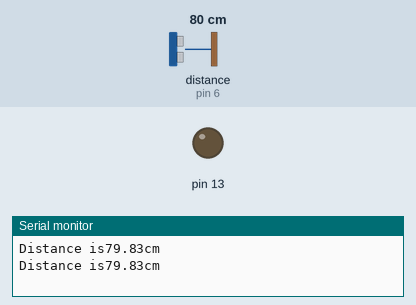
The sketch below on a simulated Arduino Uno, built with avr-gcc and run on an emulated ATmega328P. Shown: output pins drawn as LEDs (lit = HIGH), the last lines printed to the serial monitor. Wiring (inferred from the names in the program): ultrasonic range finder: trigger pin 7; echo pin 6. The inputs (shaded band) are chosen by the test bench; at power-on: distance to the obstacle (sensor on pin 6) 80 cm. The echo pulse lasts 58.3 µs per cm; pins used as bus, display or sensor lines are not drawn.

Above: at 1.8 s.
1.9 s: distance to the obstacle (sensor on pin 6) set to 12 cm
4.2 s: distance to the obstacle (sensor on pin 6) set to 9 cm
At 7.2 s:
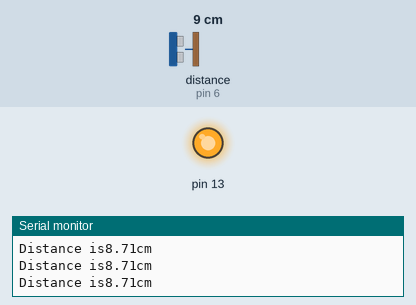
7.6 s: distance to the obstacle (sensor on pin 6) set to 18 cm
At 9.5 s:
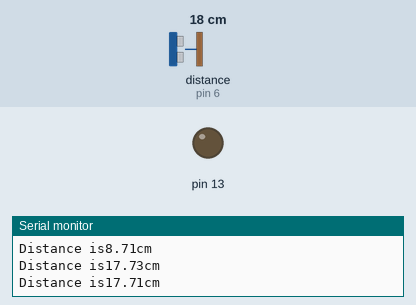
10.7 s: distance to the obstacle (sensor on pin 6) set to 2 cm
At 12.9 s:
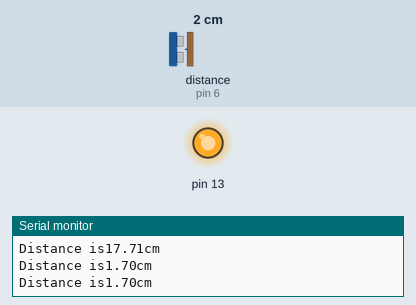
Timing chart, 0 to 14.4 s (numbered marks = the images above; inputs shaded):
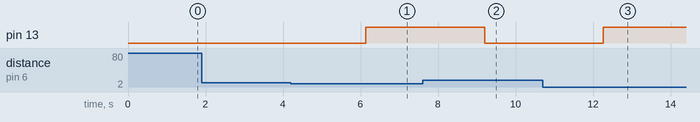

Measured:
- the behaviour switches between 11 and 10 cm on distance to the obstacle (sensor on pin 6) (found by bisection; images 0 and 1)
- after the input at 4.2 s, pin 13: LOW → HIGH after 1.9 s
- after the input at 7.6 s, pin 13: HIGH → LOW after 1.6 s
- after the input at 10.7 s, pin 13: LOW → HIGH after 1.6 s

The sketch:

distance___led_with_ultrasonic.ino
```cpp
#define trigPin 7
#define echoPin 6
void setup() {
Serial.begin(9600);
pinMode(trigPin, OUTPUT);
pinMode(echoPin, INPUT);
pinMode(13,OUTPUT);
}

void loop() {
  float distance, duration;
  digitalWrite(trigPin , HIGH);
  delayMicroseconds(100);
digitalWrite(trigPin, LOW);
duration = pulseIn(echoPin, HIGH);
distance= (duration/2)/29.1;
Serial.print("Distance is");
Serial.print(distance);
Serial.println("cm");
Serial.flush();
delay(1000);
if(distance<=10)
{
  digitalWrite(13,HIGH);
}
else
{
  digitalWrite(13,LOW);
}
}
```
